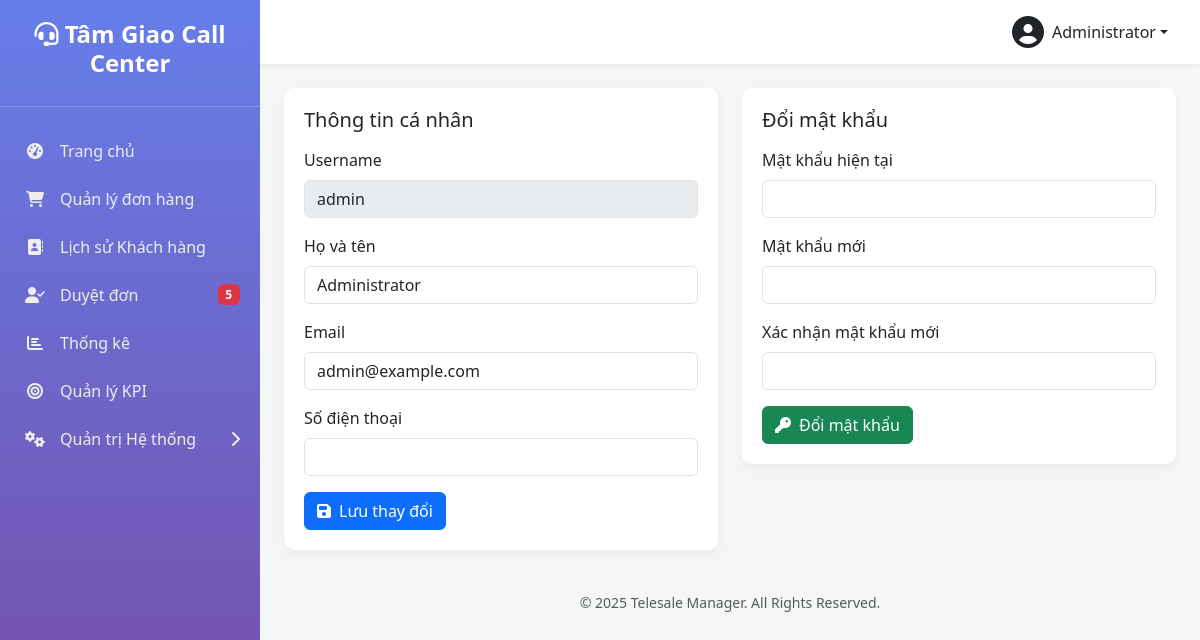
The app's page /profile.php (signed in) with its own data.
### tables this page shows
CREATE TABLE `settings` (
  `setting_key` varchar(100) NOT NULL,
  `setting_value` text DEFAULT NULL
);

CREATE TABLE `users` (
  `id` int(10) UNSIGNED NOT NULL,
  `username` varchar(50) NOT NULL COMMENT 'Tên đăng nhập',
  `password` varchar(255) NOT NULL,
  `full_name` varchar(100) NOT NULL COMMENT 'Họ và tên',
  `email` varchar(100) DEFAULT NULL COMMENT 'Email',
  `phone` varchar(20) DEFAULT NULL COMMENT 'Số điện thoại',
  `role` enum('admin','manager','telesale') NOT NULL DEFAULT 'telesale' COMMENT 'Vai trò: admin, manager, telesale',
  `status` enum('active','inactive','suspended') NOT NULL DEFAULT 'active' COMMENT 'Trạng thái: active, inactive, suspended (bị treo)',
  `avatar` varchar(255) DEFAULT NULL COMMENT 'Đường dẫn ảnh đại diện',
  `last_login_at` datetime DEFAULT NULL COMMENT 'Lần đăng nhập cuối',
  `last_login_ip` varchar(45) DEFAULT NULL COMMENT 'IP đăng nhập cuối',
  `created_at` datetime DEFAULT current_timestamp(),
  `updated_at` datetime DEFAULT current_timestamp() ON UPDATE current_timestamp(),
  `suspension_reason` text DEFAULT NULL,
  `suspension_until` datetime DEFAULT NULL,
  `deleted_at` timestamp NULL DEFAULT NULL
);

### functions.php (called while the page is built, shortened)
<?php
function get_db_connection() {
    static $pdo = null;
    if ($pdo === null) {
        try {
            $dsn = "mysql:host=" . DB_HOST . ";dbname=" . DB_NAME . ";charset=" . DB_CHARSET;
            $options = [
                PDO::ATTR_ERRMODE => PDO::ERRMODE_EXCEPTION,
                PDO::ATTR_DEFAULT_FETCH_MODE => PDO::FETCH_ASSOC,
                PDO::ATTR_EMULATE_PREPARES => false,
            ];
            $pdo = new PDO($dsn, DB_USER, DB_PASS, $options);
        } catch (PDOException $e) {
            die('Database connection failed: ' . $e->getMessage());
        }
    }
    return $pdo;
}
function db_query($sql, $params = []) {
    $pdo = get_db_connection();
    $stmt = $pdo->prepare($sql);
    $stmt->execute($params);
    return $stmt;
}
function db_get_row($sql, $params = []) {
    $stmt = db_query($sql, $params);
    return $stmt->fetch(PDO::FETCH_ASSOC);
}
function db_get_var($sql, $params = []) {
    $stmt = db_query($sql, $params);
    return $stmt->fetchColumn();
}
function is_logged_in() {
    return isset($_SESSION['user_id']) && !empty($_SESSION['user_id']);
}
function get_logged_user() {
    static $cached_user = null;
    if ($cached_user === null) {
        $cached_user = db_get_row(
            "SELECT * FROM users WHERE id = ? AND status = 'active'",
            [$_SESSION['user_id']]
        );
    }
    return $cached_user;
}
function is_admin() {
    $user = get_logged_user();
    return $user && is_array($user) && isset($user['role']) && $user['role'] === 'admin';
}
function count_orders($filters = []) {
    $where = ['1=1'];
    $params = [];
    $sql = "SELECT COUNT(*) FROM orders WHERE " . implode(' AND ', $where);
    return (int) db_get_var($sql, $params);
}
function get_setting($key, $default = null) {
    $value = db_get_var("SELECT setting_value FROM settings WHERE setting_key = ?", [$key]);
    return $value !== false && $value !== null ? $value : $default;
}

### profile.php (the view, shortened to what this page needs)
<?php
require_once 'functions.php';
$current_user = get_logged_user();
include 'includes/header.php';
?>
<div class="row g-4">
    <div class="col-md-6">
        <div class="table-card">
            <h5 class="mb-3">Thông tin cá nhân</h5>
            <form method="POST">
                <div class="mb-3">
                    <label class="form-label">Username</label>
                    <input type="text" class="form-control" value="<?php echo htmlspecialchars($current_user['username']); ?>" disabled>
                </div>
                <div class="mb-3">
                    <label for="full_name" class="form-label">Họ và tên</label>
                    <input type="text" class="form-control" id="full_name" name="full_name" value="<?php echo htmlspecialchars($current_user['full_name']); ?>" required>
                </div>
                <div class="mb-3">
                    <label for="email" class="form-label">Email</label>
                    <input type="email" class="form-control" id="email" name="email" value="<?php echo htmlspecialchars($current_user['email']); ?>" required>
                </div>
                <div class="mb-3">
                    <label for="phone" class="form-label">Số điện thoại</label>
                    <input type="text" class="form-control" id="phone" name="phone" value="<?php echo htmlspecialchars($current_user['phone']); ?>">
                </div>
                <button type="submit" name="update_profile" class="btn btn-primary">
                    <i class="fas fa-save me-2"></i>Lưu thay đổi
                </button>
            </form>
        </div>
    </div>
    <div class="col-md-6">
        <div class="table-card">
            <h5 class="mb-3">Đổi mật khẩu</h5>
            <form method="POST">
                <div class="mb-3">
                    <label for="current_password" class="form-label">Mật khẩu hiện tại</label>
                    <input type="password" class="form-control" id="current_password" name="current_password" required>
                </div>
                <div class="mb-3">
                    <label for="new_password" class="form-label">Mật khẩu mới</label>
                    <input type="password" class="form-control" id="new_password" name="new_password" required>
                </div>
                <div class="mb-3">
                    <label for="confirm_password" class="form-label">Xác nhận mật khẩu mới</label>
                    <input type="password" class="form-control" id="confirm_password" name="confirm_password" required>
                </div>
                <button type="submit" name="change_password" class="btn btn-success">
                    <i class="fas fa-key me-2"></i>Đổi mật khẩu
                </button>
            </form>
        </div>
    </div>
</div>
<?php
include 'includes/footer.php';
?>

### includes/header.php (shortened to what this page needs)
<?php
$current_user = get_logged_user();
$current_page = basename($_SERVER['PHP_SELF']);
$system_pages = [
    'users.php',
    'manager-assignments.php',
    'manage-order-statuses.php',
    'manage-customer-labels.php',
    'manage-user-labels.php',
    'admin-rules.php',
    'settings.php',
];
$is_system_page_active = in_array($current_page, $system_pages);
?>
<!DOCTYPE html>
<html lang="vi">
<head>
    <link href="https://cdn.jsdelivr.net/npm/bootstrap@5.3.2/dist/css/bootstrap.min.css" rel="stylesheet">
    <link rel="stylesheet" href="https://cdnjs.cloudflare.com/ajax/libs/font-awesome/6.4.2/css/all.min.css">
</head>
<body>
    <div class="wrapper">
        <nav class="sidebar">
            <div class="sidebar-header">
                <h3><i class="fas fa-headset"></i> <?php echo get_setting('site_name', SITE_NAME); ?></h3>
            </div>
            <ul class="sidebar-nav">
                <li class="<?php echo ($current_page == 'dashboard.php') ? 'active' : ''; ?>">
                    <a href="dashboard.php"><i class="fas fa-tachometer-alt nav-icon"></i> Trang chủ</a>
                </li>
                <li class="<?php echo ($current_page == 'orders.php' || $current_page == 'order-detail.php') ? 'active' : ''; ?>">
                    <a href="orders.php"><i class="fas fa-shopping-cart nav-icon"></i> Quản lý đơn hàng</a>
                </li>
                <?php if (is_admin() || is_manager()): ?>
                <li class="<?php echo ($current_page == 'customer-history.php') ? 'active' : ''; ?>">
                    <a href="customer-history.php"><i class="fas fa-address-book nav-icon"></i> Lịch sử Khách hàng</a>
                </li>
                <li class="<?php echo ($current_page == 'pending-orders.php') ? 'active' : ''; ?>">
                    <a href="pending-orders.php">
                        <i class="fas fa-user-check nav-icon"></i> Duyệt đơn
                        <?php
                        $pending_count = count_orders(['primary_label' => 'pending_approval']);
                        if ($pending_count > 0) echo "<span class='badge bg-danger ms-auto'>{$pending_count}</span>";
                        ?>
                    </a>
                </li>
                <li class="<?php echo ($current_page == 'statistics.php') ? 'active' : ''; ?>">
                    <a href="statistics.php"><i class="fas fa-chart-bar nav-icon"></i> Thống kê</a>
                </li>
                <?php endif; ?>
                <?php if (is_admin() || is_manager()): ?>
                    <li class="<?php echo ($current_page == 'kpi.php') ? 'active' : ''; ?>">
                        <a href="kpi.php">
                            <i class="fas fa-bullseye nav-icon"></i>
                            <?php echo is_admin() ? 'Quản lý KPI' : 'Xem KPI'; ?>
                        </a>
                    </li>
                <?php endif; ?>
                <?php if (is_admin() || is_manager()): ?>
                <li class="<?php echo $is_system_page_active ? 'active' : ''; ?>">
                    <a href="#systemSettings" data-bs-toggle="collapse" aria-expanded="<?php echo $is_system_page_active ? 'true' : 'false'; ?>">
                        <i class="fas fa-cogs nav-icon"></i>
                        Quản trị Hệ thống
                        <i class="fas fa-chevron-right arrow"></i>
                    </a>
                </li>
                <?php endif; ?>
            </ul>
        </nav>
        <div class="main-content">
            <header class="top-navbar d-flex justify-content-end align-items-center">
                <div class="dropdown">
                    <a href="#" class="d-flex align-items-center text-dark text-decoration-none dropdown-toggle" id="dropdownUser" data-bs-toggle="dropdown" aria-expanded="false">
                        <i class="fas fa-user-circle fa-2x me-2"></i>
                        <span><?php echo htmlspecialchars($current_user['full_name']); ?></span>
                    </a>
                </div>
            </header>
            <main class="p-4">

### includes/header.php (style rules this page uses)
:root { --sidebar-width: 260px; --primary-color: #667eea; --secondary-color: #764ba2; }
body { background-color: #f4f7f6; }
.wrapper { display: flex; min-height: 100vh; }
.sidebar { width: var(--sidebar-width); background: linear-gradient(180deg, var(--primary-color) 0%, var(--secondary-color) 100%); color: #fff; position: fixed; height: 100%; display: flex; flex-direction: column; }
.sidebar-header { padding: 20px; text-align: center; border-bottom: 1px solid rgba(255,255,255,0.2); flex-shrink: 0; }
.sidebar-header h3 { font-size: 1.5rem; font-weight: 700; }
.sidebar-nav { list-style: none; padding: 20px 0; flex-grow: 1; overflow-y: auto; }
.sidebar-nav a { display: flex; align-items: center; padding: 12px 20px; color: #eee; text-decoration: none; transition: all 0.2s; }
.sidebar-nav a i.nav-icon { width: 30px; text-align: center; margin-right: 10px; }
.sidebar-nav a .arrow { margin-left: auto; transition: transform 0.3s; }
.main-content { margin-left: var(--sidebar-width); width: calc(100% - var(--sidebar-width)); }
.top-navbar { background-color: #fff; box-shadow: 0 2px 4px rgba(0,0,0,0.05); padding: 1rem 2rem; }
.table-card, .stat-card { background-color: #fff; border-radius: 10px; padding: 20px; box-shadow: 0 4px 12px rgba(0,0,0,0.05); }

### records on screen
settings: setting_value "Tâm Giao Call Center"
users: full_name "Administrator", username "admin", email "admin@example.com"

### other values on screen
$pending_count "5"
SITE_NAME "Telesale Manager"
